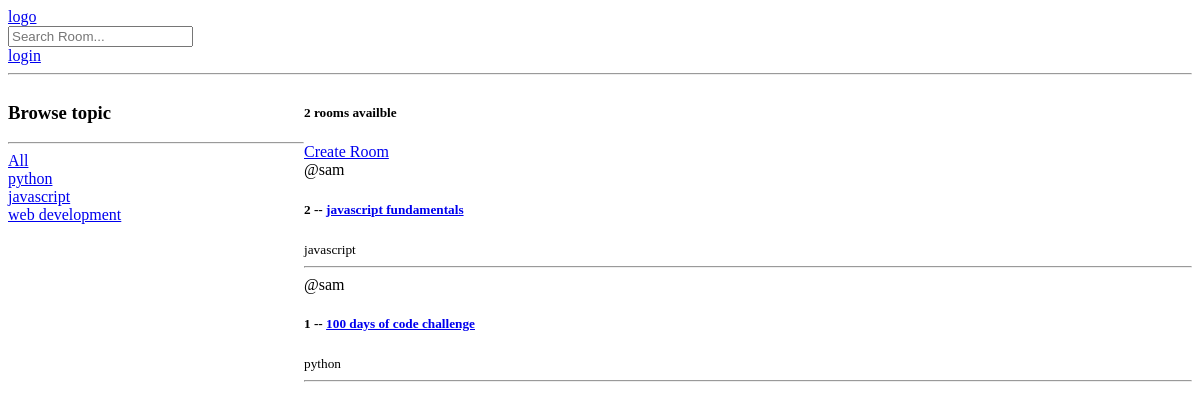
/, run on an earlier commit of the app's database.
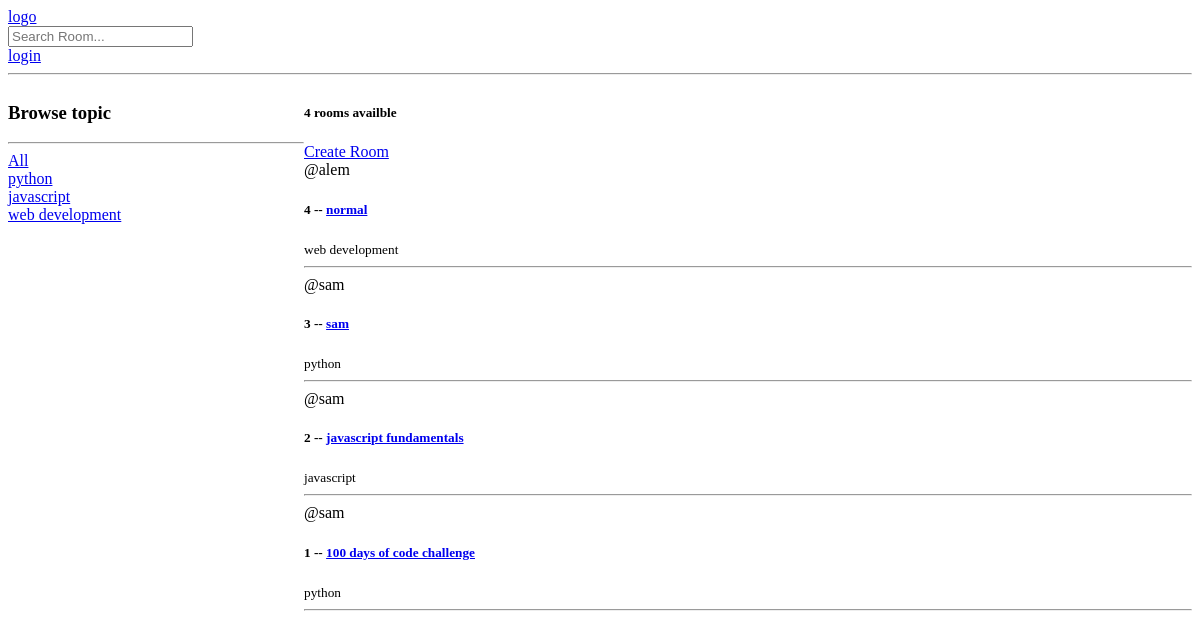
And on a later commit of the database.
### base/models.py (models this page shows, shortened)
class Topic(models.Model):
    name = models.CharField(max_length=200)

class Room(models.Model):
    host = models.ForeignKey(User, on_delete=models.SET_NULL, null=True)
    participants = models.ManyToManyField(User, related_name='participants',blank=True)
    name = models.CharField(max_length=200)
    updated = models.DateTimeField(auto_now=True)
    created = models.DateTimeField(auto_now_add=True)
    topic = models.ForeignKey(Topic, on_delete=models.SET_NULL, null=True)
    descriptions = models.TextField(null=True, blank=True)
    class Meta:
        ordering = ['-updated', '-created']

### base/views.py (the view)
# urls.py: path('', views.home, name='home'),
def home(request):
    q = request.GET.get('q') if request.GET.get('q') != None else  ''
    rooms = Room.objects.filter(
        Q(topic__name__icontains=q) |
        Q(descriptions__icontains=q) |
        Q(name__icontains=q)
    )
    topics = Topic.objects.all()
    room_count = rooms.count()
    context = {'rooms' : rooms, 'topics': topics, 'room_count': room_count}
    return render(request, 'base/home.html', context)

### base/templates/base/home.html (shortened to what this page needs)
{% extends 'base/main.html' %}
{% block content %}
<div class="home-container">
    <div>
        <h3>Browse topic</h3>
        <hr>
        <div>
            <a href="{% url 'home' %}">All</a>
        </div>
        {% for topic in topics %}
        <div>
            <a href="{% url 'home' %}?q={{topic.name}}">{{topic.name}}</a>
        </div>
        {% endfor %}
    </div>
    <div>
        <h5>{{room_count}} rooms availble</h5>
        <a href="{% url 'create-room' %}">Create Room</a>
    <div>
    {% for room in rooms %}
        <div>
            <span>@{{room.host.username}}</span>
            <h5>{{room.id}} -- <a href="{% url 'index' room.id %}">{{ room.name }}</a></h5>
            <small>{{room.topic.name}}</small>
            <hr>
        </div>
    {% endfor %}
        </div>
    </div>
</div>
{% endblock content %}

### base/templates/base/main.html (shortened to what this page needs)
<!DOCTYPE html>
<html lang="en">
<head>
</head>
<body>
    {% include 'base/navbar.html' %}
    {% block content %}
    {% endblock %}
</body>
</html>

### base/templates/base/navbar.html (shortened to what this page needs)
<!DOCTYPE html>
<html lang="en">
<head>
</head>
<body>
    <a href="/">
        <navbar>logo</navbar>
    </a>
    <form method="get" action="{% url 'home' %}">
        <input type="text" name="q" placeholder="Search Room...">
    </form>
    {% if request.user.is_authenticated %}
    <p>hello {{ request.user }}</p>
    <a href="{% url 'logout' %}">logout</a>
    {% else %}
    <a href="{% url 'login' %}">login</a>
    {% endif %}
    <hr>
</body>
</html>

### base/templates/base/home.html (style rules this page uses)
.home-container { display: grid; grid-template-columns: 1fr 3fr; }

What changed in the data, as far as the page shows it:
added Room: host.username "alem", id "4", name "normal", topic.name "web development"
added Room: host.username "sam", id "3", name "sam", topic.name "python"
Also different on the page:
{{ room_count }}: "2" → "4"
